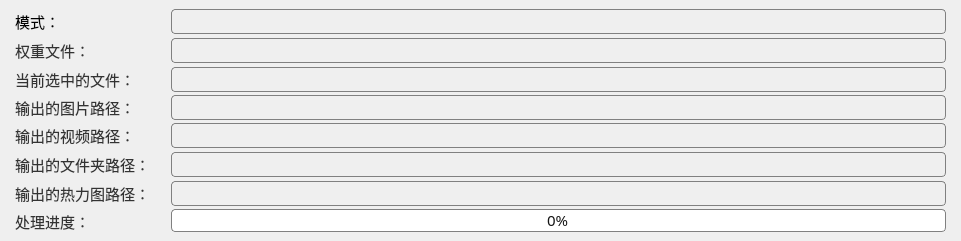
    <widget class="QWidget" name="widget_path_3" native="true">
     <property name="geometry">
      <rect>
       <x>20</x>
       <y>50</y>
       <width>961</width>
       <height>241</height>
      </rect>
     </property>
     <property name="minimumSize">
      <size>
       <width>0</width>
       <height>20</height>
      </size>
     </property>
     <property name="styleSheet">
      <string notr="true">QWidget{
	background-color: qlineargradient(x1: 0, y1: 0, x2: 0, y2: 1, 
                  stop: 0 rgba(230, 178, 194, 240), stop: 1 rgba(189, 202, 232, 240));
}</string>
     </property>
     <layout class="QGridLayout" name="gridLayout">
      <property name="leftMargin">
       <number>15</number>
      </property>
      <property name="topMargin">
       <number>9</number>
      </property>
      <property name="rightMargin">
       <number>15</number>
      </property>
      <property name="bottomMargin">
       <number>9</number>
      </property>
      <item row="0" column="0">
       <widget class="QLabel" name="label_01">
        <property name="minimumSize">
         <size>
          <width>150</width>
          <height>25</height>
         </size>
        </property>
        <property name="maximumSize">
         <size>
          <width>150</width>
          <height>25</height>
         </size>
        </property>
        <property name="font">
         <font>
          <family>微软雅黑</family>
          <pointsize>11</pointsize>
          <weight>50</weight>
          <italic>false</italic>
          <bold>false</bold>
         </font>
        </property>
        <property name="styleSheet">
         <string notr="true">QLabel{
	background-color: rgba(255, 255, 255, 0);
}</string>
        </property>
        <property name="text">
         <string>模式：</string>
        </property>
       </widget>
      </item>
      <item row="8" column="0">
       <widget class="QLabel" name="label_06">
        <property name="minimumSize">
         <size>
          <width>150</width>
          <height>25</height>
         </size>
        </property>
        <property name="maximumSize">
         <size>
          <width>150</width>
          <height>25</height>
         </size>
        </property>
        <property name="font">
         <font>
          <family>微软雅黑</family>
          <pointsize>11</pointsize>
          <weight>50</weight>
          <italic>false</italic>
          <bold>false</bold>
         </font>
        </property>
        <property name="styleSheet">
         <string notr="true">QLabel{
    color: #333333;
	background-color: rgba(255, 255, 255, 0);
}</string>
        </property>
        <property name="text">
         <string>输出的视频路径：</string>
        </property>
       </widget>
      </item>
      <item row="1" column="0">
       <widget class="QLabel" name="label_02">
        <property name="minimumSize">
         <size>
          <width>150</width>
          <height>25</height>
         </size>
        </property>
        <property name="maximumSize">
         <size>
          <width>150</width>
          <height>25</height>
         </size>
        </property>
        <property name="font">
         <font>
          <family>微软雅黑</family>
          <pointsize>11</pointsize>
          <weight>50</weight>
          <italic>false</italic>
          <bold>false</bold>
         </font>
        </property>
        <property name="styleSheet">
         <string notr="true">QLabel{
    color: #333333;
	background-color: rgba(255, 255, 255, 0);
}</string>
        </property>
        <property name="text">
         <string>权重文件：</string>
        </property>
       </widget>
      </item>
      <item row="2" column="0">
       <widget class="QLabel" name="label_03">
        <property name="minimumSize">
         <size>
          <width>150</width>
          <height>25</height>
         </size>
        </property>
        <property name="maximumSize">
         <size>
          <width>150</width>
          <height>25</height>
         </size>
        </property>
        <property name="font">
         <font>
          <family>微软雅黑</family>
          <pointsize>11</pointsize>
          <weight>50</weight>
          <italic>false</italic>
          <bold>false</bold>
         </font>
        </property>
        <property name="styleSheet">
         <string notr="true">QLabel{
    color: #333333;
	background-color: rgba(255, 255, 255, 0);
}</string>
        </property>
        <property name="text">
         <string>当前选中的文件：</string>
        </property>
       </widget>
      </item>
      <item row="9" column="0">
       <widget class="QLabel" name="label_07">
        <property name="minimumSize">
         <size>
          <width>150</width>
          <height>25</height>
         </size>
        </property>
        <property name="maximumSize">
         <size>
          <width>150</width>
          <height>25</height>
         </size>
        </property>
        <property name="font">
         <font>
          <family>微软雅黑</family>
          <pointsize>11</pointsize>
          <weight>50</weight>
          <italic>false</italic>
          <bold>false</bold>
         </font>
        </property>
        <property name="styleSheet">
         <string notr="true">QLabel{
    color: #333333;
	background-color: rgba(255, 255, 255, 0);
}</string>
        </property>
        <property name="text">
         <string>输出的文件夹路径：</string>
        </property>
       </widget>
      </item>
      <item row="0" column="1">
       <widget class="QLabel" name="label_mode">
        <property name="minimumSize">
         <size>
          <width>0</width>
          <height>25</height>
         </size>
        </property>
        <property name="maximumSize">
         <size>
          <width>16777215</width>
          <height>25</height>
         </size>
        </property>
        <property name="styleSheet">
         <string notr="true">QLabel{
	border: 1px solid gray;
	border-radius: 4px;
    color: #333333;
	background-color: rgba(255, 255, 255, 0);
}</string>
        </property>
        <property name="text">
         <string/>
        </property>
       </widget>
      </item>
      <item row="9" column="1">
       <widget class="QLineEdit" name="lineEdit_file_out">
        <property name="minimumSize">
         <size>
          <width>0</width>
          <height>25</height>
         </size>
        </property>
        <property name="maximumSize">
         <size>
          <width>16777215</width>
          <height>25</height>
         </size>
        </property>
        <property name="font">
         <font>
          <family>微软雅黑</family>
          <pointsize>11</pointsize>
          <weight>50</weight>
          <italic>false</italic>
          <bold>false</bold>
         </font>
        </property>
        <property name="styleSheet">
         <string notr="true">QLineEdit{
	border: 1px solid gray;
	border-radius: 4px;
    color: #333333;
	background-color: rgba(255, 255, 255, 0);
}</string>
        </property>
        <property name="text">
         <string/>
        </property>
       </widget>
      </item>
      <item row="7" column="0">
       <widget class="QLabel" name="label_05">
        <property name="minimumSize">
         <size>
          <width>150</width>
          <height>25</height>
         </size>
        </property>
        <property name="maximumSize">
         <size>
          <width>150</width>
          <height>25</height>
         </size>
        </property>
        <property name="font">
         <font>
          <family>微软雅黑</family>
          <pointsize>11</pointsize>
          <weight>50</weight>
          <italic>false</italic>
          <bold>false</bold>
         </font>
        </property>
        <property name="styleSheet">
         <string notr="true">QLabel{
    color: #333333;
	background-color: rgba(255, 255, 255, 0);
}</string>
        </property>
        <property name="text">
         <string>输出的图片路径：</string>
        </property>
       </widget>
      </item>
      <item row="10" column="0">
       <widget class="QLabel" name="label_08">
        <property name="minimumSize">
         <size>
          <width>150</width>
          <height>25</height>
         </size>
        </property>
        <property name="maximumSize">
         <size>
          <width>150</width>
          <height>25</height>
         </size>
        </property>
        <property name="font">
         <font>
          <family>微软雅黑</family>
          <pointsize>11</pointsize>
          <weight>50</weight>
          <italic>false</italic>
          <bold>false</bold>
         </font>
        </property>
        <property name="styleSheet">
         <string notr="true">QLabel{
    color: #333333;
	background-color: rgba(255, 255, 255, 0);
}</string>
        </property>
        <property name="text">
         <string>输出的热力图路径：</string>
        </property>
       </widget>
      </item>
      <item row="11" column="0">
       <widget class="QLabel" name="label_04">
        <property name="minimumSize">
         <size>
          <width>150</width>
          <height>25</height>
         </size>
        </property>
        <property name="maximumSize">
         <size>
          <width>150</width>
          <height>25</height>
         </size>
        </property>
        <property name="font">
         <font>
          <family>微软雅黑</family>
          <pointsize>11</pointsize>
          <weight>50</weight>
          <italic>false</italic>
          <bold>false</bold>
         </font>
        </property>
        <property name="styleSheet">
         <string notr="true">QLabel{
    color: #333333;
	background-color: rgba(255, 255, 255, 0);
}</string>
        </property>
        <property name="text">
         <string>处理进度：</string>
        </property>
       </widget>
      </item>
      <item row="2" column="1">
       <widget class="QLabel" name="label_currentPath">
        <property name="minimumSize">
         <size>
          <width>0</width>
          <height>25</height>
         </size>
        </property>
        <property name="maximumSize">
         <size>
          <width>16777215</width>
          <height>25</height>
         </size>
        </property>
        <property name="styleSheet">
         <string notr="true">QLabel{
	border: 1px solid gray;
	border-radius: 4px;
    color: #333333;
	background-color: rgba(255, 255, 255, 0);
}</string>
        </property>
        <property name="text">
         <string/>
        </property>
       </widget>
      </item>
      <item row="10" column="1">
       <widget class="QLineEdit" name="lineEdit_heatmap_out">
        <property name="minimumSize">
         <size>
          <width>0</width>
          <height>25</height>
         </size>
        </property>
        <property name="maximumSize">
         <size>
          <width>16777215</width>
          <height>25</height>
         </size>
        </property>
        <property name="font">
         <font>
          <family>微软雅黑</family>
          <pointsize>11</pointsize>
          <weight>50</weight>
          <italic>false</italic>
          <bold>false</bold>
         </font>
        </property>
        <property name="styleSheet">
         <string notr="true">QLineEdit{
	border: 1px solid gray;
	border-radius: 4px;
    color: #333333;
	background-color: rgba(255, 255, 255, 0);
}</string>
        </property>
        <property name="text">
         <string/>
        </property>
       </widget>
      </item>
      <item row="11" column="1">
       <widget class="QProgressBar" name="progressBar">
        <property name="minimumSize">
         <size>
          <width>0</width>
          <height>0</height>
         </size>
        </property>
        <property name="maximumSize">
         <size>
          <width>16777215</width>
          <height>25</height>
         </size>
        </property>
        <property name="font">
         <font>
          <family>微软雅黑</family>
          <pointsize>11</pointsize>
          <weight>50</weight>
          <italic>false</italic>
          <bold>false</bold>
         </font>
        </property>
        <property name="styleSheet">
         <string notr="true">QProgressBar { 
	border: 1px solid gray;
	border-radius: 4px;
	color: rgb(20,20,20);
	background-color: qlineargradient(x1: 0, y1: 0, x2: 0, y2: 1, 
              stop: 0 rgba(232, 224, 234, 240), stop: 1 rgba(225, 229, 244,240));
	text-align: center;
}
QProgressBar::chunk {
	background-color: qlineargradient(x1: 0, y1: 0, x2: 0, y2: 1, 
                  stop: 0 rgba(230, 178, 194, 240), stop: 1 rgba(189, 202, 232, 240));
	border-radius: 10px;
	margin: 0.1px;  
	width: 1px;
}</string>
        </property>
        <property name="value">
         <number>0</number>
        </property>
       </widget>
      </item>
      <item row="1" column="1">
       <widget class="QLabel" name="label_h5file">
        <property name="minimumSize">
         <size>
          <width>0</width>
          <height>25</height>
         </size>
        </property>
        <property name="maximumSize">
         <size>
          <width>16777215</width>
          <height>25</height>
         </size>
        </property>
        <property name="styleSheet">
         <string notr="true">QLabel{
	border: 1px solid gray;
	border-radius: 4px;
    color: #333333;
	background-color: rgba(255, 255, 255, 0);
}</string>
        </property>
        <property name="text">
         <string/>
        </property>
       </widget>
      </item>
      <item row="8" column="1">
       <widget class="QLineEdit" name="lineEdit_video_out">
        <property name="minimumSize">
         <size>
          <width>0</width>
          <height>25</height>
         </size>
        </property>
        <property name="maximumSize">
         <size>
          <width>16777215</width>
          <height>25</height>
         </size>
        </property>
        <property name="font">
         <font>
          <family>微软雅黑</family>
          <pointsize>11</pointsize>
          <weight>50</weight>
          <italic>false</italic>
          <bold>false</bold>
         </font>
        </property>
        <property name="styleSheet">
         <string notr="true">QLineEdit{
	border: 1px solid gray;
	border-radius: 4px;
    color: #333333;
	background-color: rgba(255, 255, 255, 0);
}</string>
        </property>
        <property name="text">
         <string/>
        </property>
       </widget>
      </item>
      <item row="7" column="1">
       <widget class="QLineEdit" name="lineEdit_pic_out">
        <property name="minimumSize">
         <size>
          <width>0</width>
          <height>25</height>
         </size>
        </property>
        <property name="maximumSize">
         <size>
          <width>16777215</width>
          <height>25</height>
         </size>
        </property>
        <property name="font">
         <font>
          <family>微软雅黑</family>
          <pointsize>11</pointsize>
          <weight>50</weight>
          <italic>false</italic>
          <bold>false</bold>
         </font>
        </property>
        <property name="styleSheet">
         <string notr="true">QLineEdit{
	border: 1px solid gray;
	border-radius: 4px;
    color: #333333;
	background-color: rgba(255, 255, 255, 0);
}</string>
        </property>
        <property name="text">
         <string/>
        </property>
       </widget>
      </item>
     </layout>
    </widget>
